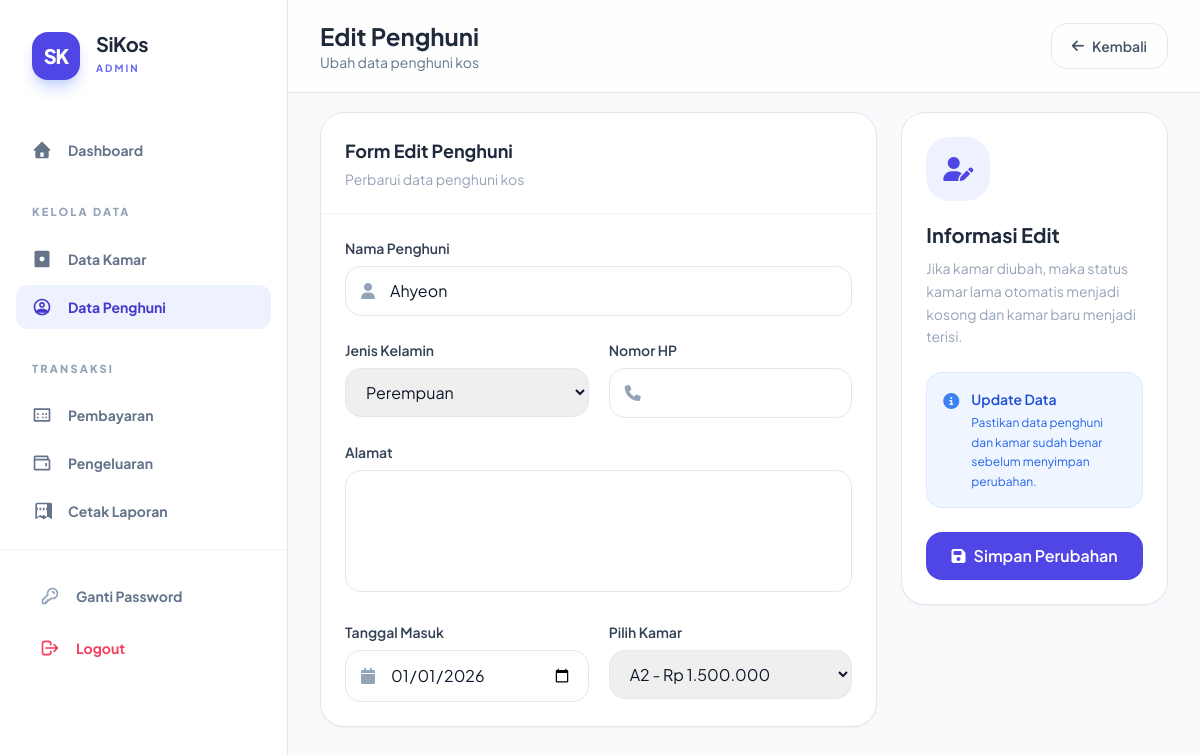
Screenshot of /modules/penghuni/edit.php?id=2 (signed in) with the database file from the repository.
### tables this page shows
CREATE TABLE `penghuni` (
  `id_penghuni` int NOT NULL,
  `id_kamar` int DEFAULT NULL,
  `nama_penghuni` varchar(100) DEFAULT NULL,
  `jenis_kelamin` enum('Laki-laki','Perempuan') DEFAULT NULL,
  `no_hp` varchar(20) DEFAULT NULL,
  `alamat` text,
  `tgl_masuk` date DEFAULT NULL
);

CREATE TABLE `kamar` (
  `id_kamar` int NOT NULL,
  `nomor_kamar` varchar(10) DEFAULT NULL,
  `lantai` int DEFAULT NULL,
  `harga_kamar` decimal(15,2) DEFAULT NULL,
  `status_kamar` enum('Kosong','Terisi','Penuh') DEFAULT 'Kosong',
  `tipe_kamar_mandi` enum('Dalam','Luar') DEFAULT NULL
);

### modules/penghuni/edit.php (the view, shortened to what this page needs)
<?php
require_once '../../config/db.php';
$id = $_GET['id'];
$q = mysqli_query($conn,"
    SELECT *
    FROM penghuni
    WHERE id_penghuni='$id'
");
$data = mysqli_fetch_assoc($q);
$kamar = mysqli_query($conn,"
    SELECT *
    FROM kamar
    WHERE status_kamar='Kosong'
    OR id_kamar='".$data['id_kamar']."'
    ORDER BY nomor_kamar ASC
");
include '../../includes/header.php';
?>
<?php include '../../includes/sidebar.php'; ?>
<div class="ml-72 min-h-screen bg-slate-50">
<div class="fixed top-0 left-72 right-0 bg-white/80 backdrop-blur border-b border-slate-200 px-8 py-5 z-40">
    <div class="flex justify-between items-center">
        <div>
            <h1 class="text-2xl font-bold text-slate-800">
                Edit Penghuni
            </h1>
            <p class="text-sm text-slate-500">
                Ubah data penghuni kos
            </p>
        </div>
        <a href="index.php"
           class="px-5 py-3 rounded-2xl border border-slate-200 text-slate-600 hover:bg-slate-100 transition font-semibold text-sm flex items-center gap-2">
            <i class="fa-solid fa-arrow-left"></i>
            Kembali
        </a>
    </div>
</div>
<main class="pt-28 px-8 pb-10">
<form action="proses_edit.php" method="POST">
<div class="grid grid-cols-1 lg:grid-cols-3 gap-6">
    <div class="lg:col-span-2">
        <div class="bg-white rounded-3xl border border-slate-200 shadow-sm overflow-hidden">
            <div class="p-6 border-b border-slate-100">
                <h2 class="text-lg font-bold text-slate-800">
                    Form Edit Penghuni
                </h2>
                <p class="text-sm text-slate-400 mt-1">
                    Perbarui data penghuni kos
                </p>
            </div>
            <div class="p-6 space-y-6">
                <div>
                    <label class="block text-sm font-semibold text-slate-700 mb-2">
                        Nama Penghuni
                    </label>
                    <div class="relative">
                        <i class="fa-solid fa-user absolute left-4 top-1/2 -translate-y-1/2 text-slate-400"></i>
                        <input
                            type="text"
                            name="nama_penghuni"
                            required
                            value="<?= $data['nama_penghuni'] ?>"
                            class="w-full pl-11 pr-4 py-3 rounded-2xl border border-slate-200 focus:outline-none focus:ring-2 focus:ring-indigo-500"
                        >
                    </div>
                </div>
                <div class="grid grid-cols-1 md:grid-cols-2 gap-5">
                    <div>
                        <label class="block text-sm font-semibold text-slate-700 mb-2">
                            Jenis Kelamin
                        </label>
                        <select
                            name="jenis_kelamin"
                            required
                            class="w-full px-4 py-3 rounded-2xl border border-slate-200 focus:outline-none focus:ring-2 focus:ring-indigo-500"
                        >
                            <option value="Perempuan"
                                <?= $data['jenis_kelamin']=='Perempuan' ? 'selected' : '' ?>>
                                Perempuan
                            </option>
                        </select>
                    </div>
                    <div>
                        <label class="block text-sm font-semibold text-slate-700 mb-2">
                            Nomor HP
                        </label>
                        <div class="relative">
                            <i class="fa-solid fa-phone absolute left-4 top-1/2 -translate-y-1/2 text-slate-400"></i>
                            <input
                                type="text"
                                name="no_hp"
                                required
                                value="<?= $data['no_hp'] ?>"
                                class="w-full pl-11 pr-4 py-3 rounded-2xl border border-slate-200 focus:outline-none focus:ring-2 focus:ring-indigo-500"
                            >
                        </div>
                    </div>
                </div>
                <div>
                    <label class="block text-sm font-semibold text-slate-700 mb-2">
                        Alamat
                    </label>
                    <textarea
                        name="alamat"
                        rows="4"
                        required
                        class="w-full px-4 py-3 rounded-2xl border border-slate-200 focus:outline-none focus:ring-2 focus:ring-indigo-500 resize-none"
                    ><?= $data['alamat'] ?></textarea>
                </div>
                <div class="grid grid-cols-1 md:grid-cols-2 gap-5">
                    <div>
                        <label class="block text-sm font-semibold text-slate-700 mb-2">
                            Tanggal Masuk
                        </label>
                        <div class="relative">
                            <i class="fa-solid fa-calendar absolute left-4 top-1/2 -translate-y-1/2 text-slate-400"></i>
                            <input
                                type="date"
                                name="tgl_masuk"
                                required
                                value="<?= $data['tgl_masuk'] ?>"
                                class="w-full pl-11 pr-4 py-3 rounded-2xl border border-slate-200 focus:outline-none focus:ring-2 focus:ring-indigo-500"
                            >
                        </div>
                    </div>
                    <div>
                        <label class="block text-sm font-semibold text-slate-700 mb-2">
                            Pilih Kamar
                        </label>
                        <select
                            name="id_kamar"
                            required
                            class="w-full px-4 py-3 rounded-2xl border border-slate-200 focus:outline-none focus:ring-2 focus:ring-indigo-500"
                        >
                            <?php while($k=mysqli_fetch_assoc($kamar)) { ?>
                                <option
                                    value="<?= $k['id_kamar'] ?>"
                                    <?= $data['id_kamar']==$k['id_kamar'] ? 'selected' : '' ?>
                                >
                                    <?= $k['nomor_kamar'] ?>
                                    -
                                    Rp <?= number_format($k['harga_kamar'],0,',','.') ?>
                                </option>
                            <?php } ?>
                        </select>
                    </div>
                </div>
            </div>
        </div>
    </div>
    <div>
        <div class="bg-white rounded-3xl border border-slate-200 shadow-sm p-6 sticky top-28">
            <div class="w-16 h-16 rounded-3xl bg-indigo-50 text-indigo-600 flex items-center justify-center mb-5">
                <i class="fa-solid fa-user-pen text-2xl"></i>
            </div>
            <h2 class="text-xl font-bold text-slate-800">
                Informasi Edit
            </h2>
            <p class="text-sm text-slate-400 mt-2 leading-relaxed">
                Jika kamar diubah, maka status kamar lama otomatis menjadi kosong dan kamar baru menjadi terisi.
            </p>
            <div class="mt-6 p-4 rounded-2xl bg-blue-50 border border-blue-100">
                <div class="flex items-start gap-3">
                    <i class="fa-solid fa-circle-info text-blue-500 mt-1"></i>
                    <div>
                        <h3 class="font-semibold text-blue-700 text-sm">
                            Update Data
                        </h3>
                        <p class="text-xs text-blue-600 mt-1 leading-relaxed">
                            Pastikan data penghuni dan kamar sudah benar sebelum menyimpan perubahan.
                        </p>
                    </div>
                </div>
            </div>
            <button
                type="submit"
                class="w-full mt-6 bg-indigo-600 hover:bg-indigo-700 transition text-white py-3 rounded-2xl font-semibold flex items-center justify-center gap-2"
            >
                <i class="fa-solid fa-floppy-disk"></i>
                Simpan Perubahan
            </button>
        </div>
    </div>
</div>
</form>
</main>
</div>
<?php include '../../includes/footer.php'; ?>

### includes/header.php (style rules this page uses)
body { font-family: 'Plus Jakarta Sans', sans-serif; }

### rows the page displays
penghuni: nama_penghuni "Ahyeon", jenis_kelamin "Perempuan", tgl_masuk "01/01/2026", id_kamar "A2 - Rp 1.500.000"
